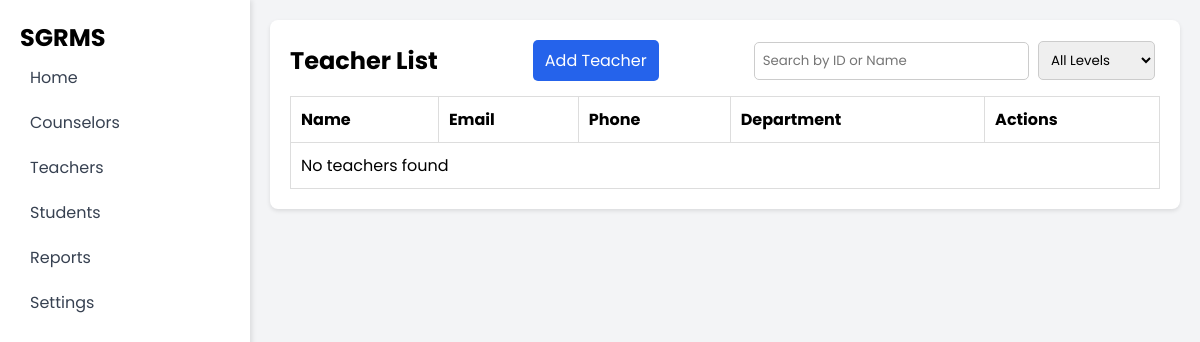
/Teachers/teacher.php, run on an earlier commit of the app's database.
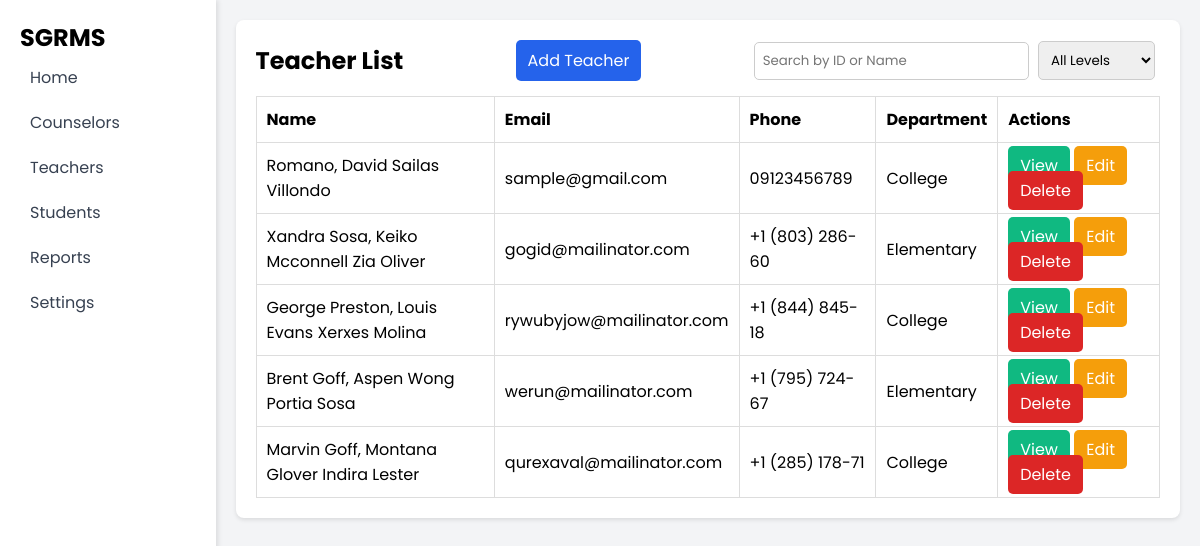
And on a later commit of the database.
### tables this page shows
CREATE TABLE `teachers` (
  `t_id` int(11) NOT NULL,
  `fname` varchar(50) NOT NULL,
  `lname` varchar(50) NOT NULL,
  `mname` varchar(50) DEFAULT NULL,
  `email` varchar(100) NOT NULL,
  `phone` varchar(15) DEFAULT NULL,
  `section` varchar(100) NOT NULL,
  `teach_level` varchar(100) NOT NULL
);

### Teachers/teacher.php (the view, shortened to what this page needs)
<?php
include $_SERVER['DOCUMENT_ROOT'].'/SGRMS/Database/db_connect.php';
?>
<!DOCTYPE html>
<html lang="en">
<head>
    <link rel="stylesheet" href="/SGRMS/CSS/style.css">
    <link rel="stylesheet" href="/SGRMS/CSS/table.css">
</head>
<body>
<div class="container">
        <aside class="sidebar">
        <h1>SGRMS</h1>
            <ul>
                <li><a href="/SGRMS/SuperAdmin/superadmin.php"> Home</a></li>
                <li><a href="/SGRMS/Counselors/counsel.php"> Counselors</a></li>
                <li><a href="/SGRMS/Teachers/teacher.php"></i> Teachers</a></li>
                <li><a href="/SGRMS/Students/students.php"></i> Students</a></li>
                <li><a href="/SGRMS/Reports/case.php"> Reports</a></li>
                <li><a href="#"> Settings</a></li>
            </ul>
        </aside>
    <main class="wrapper">
        <div class="card">
            <section class="teacher-list">
                <div class="search-flex">
                    <h2>Teacher List</h2>
                    <a href="addteach.php" class="btn btn-add">Add Teacher</a>
                    <div class="search-bar">
                        <input type="text" id="search" name="search" class="search" placeholder="Search by ID or Name" value="<?php echo isset($_GET['search']) ? htmlspecialchars($_GET['search']) : ''; ?>">
                        <select name="filter_educ" id="filter_educ">
                            <option value="">All Levels</option>
                        </select>
                    </div>
                </div>
                <table>
                    <thead>
                        <tr>
                            <th>Name</th>
                            <th>Email</th>
                            <th>Phone</th>
                            <th>Department</th>
                            <th>Actions</th>
                        </tr>
                    </thead>
                    <tbody id="teacherTableBody">
                        <?php
                            $search = isset($_GET['search']) ? $_GET['search'] : '';
                            $filter_educ = isset($_GET['filter_educ']) ? $_GET['filter_educ'] : '';
                            $sql = "SELECT * FROM teachers WHERE (t_id LIKE ? OR fname LIKE ? OR lname LIKE ? )";
                            $stmt = $conn->prepare($sql);
                            if (!empty($filter_educ)) {
                                $searchTerm = "%$search%";
                                $stmt->bind_param("ssss", $searchTerm, $searchTerm, $searchTerm, $filter_educ);
                            } else {
                                $searchTerm = "%$search%";
                                $stmt->bind_param("sss", $searchTerm, $searchTerm, $searchTerm);
                            }
                            $stmt->execute();
                            $result = $stmt->get_result();
                            if ($result->num_rows > 0) {
                                while ($row = $result->fetch_assoc()) {
                                    echo "<tr>
                                        <td>".htmlspecialchars($row['lname']).", ".htmlspecialchars($row['fname'])." ".htmlspecialchars($row['mname'])."</td>
                                        <td>".htmlspecialchars($row['email'])."</td>
                                        <td>".htmlspecialchars($row['phone'])."</td>
                                        <td>".htmlspecialchars($row['teach_level'])."</td>
                                        <td class='actions'>
                                            <a href='viewteach.php?t_id=".$row['t_id']."' class='btn btn-view'>View</a>
                                            <a href='editteach.php?t_id=".$row['t_id']."' class='btn btn-edit'>Edit</a>
                                            <a href='deleteteach.php?t_id=".$row['t_id']."' class='btn btn-delete' onclick='return confirm(\"Are you sure you want to delete this teacher?\")'>Delete</a>
                                        </td>
                                    </tr>";
                                }
                            } else {
                                echo "<tr><td colspan='5'>No teachers found</td></tr>";
                            }
                        ?>
                    </tbody>
                </table>
            </section>
        </div>
    </main>
</div>
</body>
</html>

What changed in the data, as far as the page shows it:
added teachers: lname "Romano", fname "David Sailas", mname "Villondo", email "sample@gmail.com", phone "09123456789", teach_level "College"
added teachers: lname "Xandra Sosa", fname "Keiko Mcconnell", mname "Zia Oliver", email "gogid@mailinator.com", phone "+1 (803) 286-60", teach_level "Elementary"
added teachers: lname "George Preston", fname "Louis Evans", mname "Xerxes Molina", email "rywubyjow@mailinator.com", phone "+1 (844) 845-18", teach_level "College"
added teachers: lname "Brent Goff", fname "Aspen Wong", mname "Portia Sosa", email "werun@mailinator.com", phone "+1 (795) 724-67", teach_level "Elementary"
added teachers: lname "Marvin Goff", fname "Montana Glover", mname "Indira Lester", email "qurexaval@mailinator.com", phone "+1 (285) 178-71", teach_level "College"
Also different on the page:
text no longer shown: "No teachers found"
